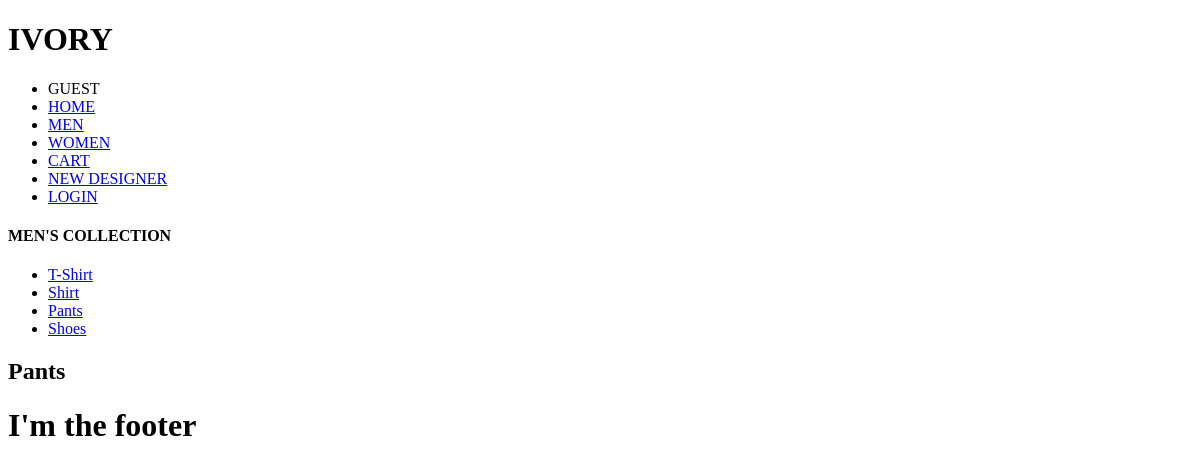
/pantsmen/, run on an earlier commit of the app's database.
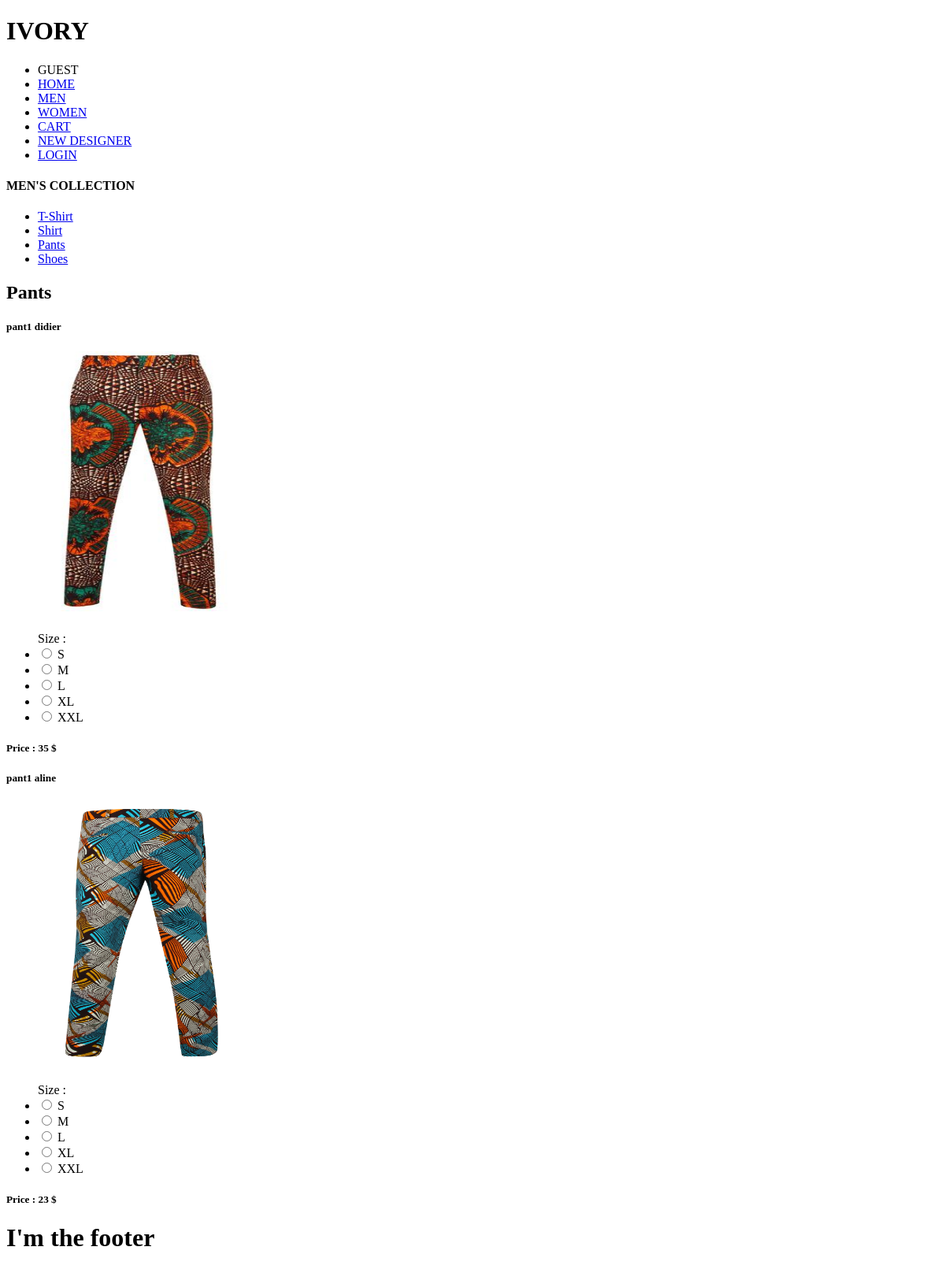
And on a later commit of the database.
### ivoryApp/models.py (models this page shows, shortened)
class Pants(models.Model):
    pant_title = models.CharField(max_length=200)
    pant_picture = models.ImageField(upload_to="media/images/", null=True, blank=True)
    pant_price = models.IntegerField(default=0)
    pant_ForeignKey = models.ForeignKey(UserLoginModel, on_delete=models.SET_NULL, null=True, blank=True)

### ivoryApp/views.py (the view)
# urls.py: path('pantsmen/', views.pantsmen, name='pantsmen'),
def pantsmen(request):
    form = MyForm()
    allPants = Pants.objects.all()
    return render(request, 'ivoryApp/item/pantsMen.html', {'allPants': allPants, 'form': form})

### ivoryApp/forms.py
class MyForm(forms.Form):
    my_choice_field = forms.ChoiceField(choices=CUSTOMER_SIZE_ACCESSORY)
    ts_size = forms.ChoiceField(choices=CUSTOMER_SIZE)
    s_size = forms.ChoiceField(choices=CUSTOMER_SIZE)
    pant_size = forms.ChoiceField(choices=CUSTOMER_SIZE)
    sm_size = forms.ChoiceField(choices=CUSTOMER_SIZE_SHOES)
    dress_size = forms.ChoiceField(choices=CUSTOMER_SIZE)
    bj_size = forms.ChoiceField(choices=CUSTOMER_SIZE_ACCESSORY)
    sw_size = forms.ChoiceField(choices=CUSTOMER_SIZE_SHOES)

### ivoryApp/templates/ivoryApp/item/pantsMen.html (shortened to what this page needs)
{% extends 'ivoryApp/men.html' %}
{% block content %}
<h2>Pants</h2>
{% if allPants %}
{% for eachPant in allPants %}
<h5>{{ eachPant.pant_title }}</h5>
<h5>
    <img src="{{eachPant.pant_picture.url}}" alt="image item">
</h5>
<ul>Size :
    {% for choice in form.pant_size.field.choices %}
    <li>
        <input type="radio" name="pant_size" value="{{choice.0}}"
               />
        <label>{{choice.1}}</label>
    </li>
    {% endfor %}
</ul>
<h5>Price : {{ eachPant.pant_price }} $</h5>
{% endfor %}
{% endif %}
{% endblock %}

### ivoryApp/templates/ivoryApp/men.html (shortened to what this page needs)
<!DOCTYPE html>
<html lang="en">
<head>
    {% load static %}
    <link rel="stylesheet" href="{% static 'ivoryApp/css/men.css' %}">
</head>
<body>
{% block header %}
{% if user.is_authenticated %}
<h1>IVORY</h1>
<nav>
    <ul>
        <li>{{ user.get_username }}</li>
        <li>
            <a href="{% url 'index' %}">HOME</a>
        </li>
        <li>
            <a href="{% url 'men' %}">MEN</a>
        </li>
        <li>
            <a href="{% url 'women' %}">WOMEN</a>
        </li>
        <li>
            <a href="{% url 'shoppingCart' %}">CART</a>
        </li>
        <li>
            <a href="{% url 'logout' %}">LOGOUT</a>
        </li>
    </ul>
</nav>
{% else %}
<h1>IVORY</h1>
<nav>
    <ul>
        <li>GUEST</li>
        <li>
            <a href="{% url 'index' %}">HOME</a>
        </li>
        <li>
            <a href="{% url 'men' %}">MEN</a>
        </li>
        <li>
            <a href="{% url 'women' %}">WOMEN</a>
        </li>
        <li>
            <a href="{% url 'shoppingCart' %}">CART</a>
        </li>
        <li>
            <a href="{% url 'newdesigner' %}">NEW DESIGNER</a>
        </li>
        <li>
            <a href="{% url 'login' %}">LOGIN</a>
        </li>
    </ul>
</nav>
{% endif %}
{% endblock %}
<h4>MEN'S COLLECTION</h4>
<ul>
    <li>
        <a href="{% url 'tshirtmen' %}">T-Shirt</a>
    </li>
    <li>
        <a href="{% url 'shirtmen' %}">Shirt</a>
    </li>
    <li>
        <a href="{% url 'pantsmen' %}">Pants</a>
    </li>
    <li>
        <a href="{% url 'shoesmen' %}">Shoes</a>
    </li>
</ul>
{% block content %}
{% endblock %}
{% block footer %}
<h1>I'm the footer</h1>
{% endblock %}
</body>
</html>

### ivoryApp/static/ivoryApp/css/men.css (style rules this page uses)
img { width: 350px; height: 330px; }

What changed in the data, as far as the page shows it:
added Pants: pant_title "pant1 didier", pant_picture (picture), choice "S" "M" "L" "XL" "XXL", pant_price "35"
added Pants: pant_title "pant1 aline", pant_picture (picture), choice "S" "M" "L" "XL" "XXL", pant_price "23"
